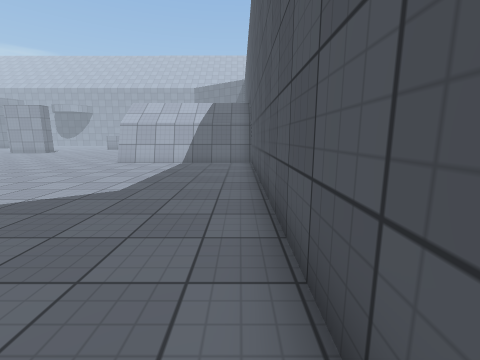
View 1 (above)

17 first-person views from a walk through a Unity game level. The camera is 1.3 m above the floor, tilts 10° down and sees 90° across. The floor is counted in squares, 1 m on a side. Each view is taken from the middle of a square. On the plan, view 1 faces up. The plan holds only what a view shows up to about 12 squares ahead; the rest is blank. The place goes on beyond the plan. The player is left out. Surface patterns are stand-ins for the level's own textures.

View 2
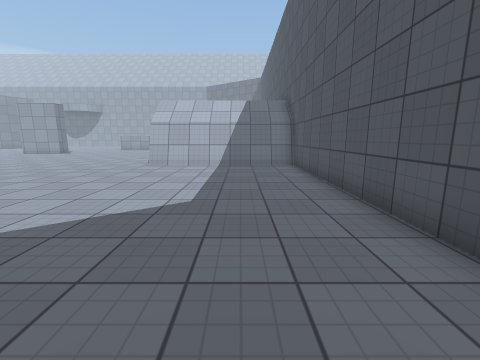

View 3
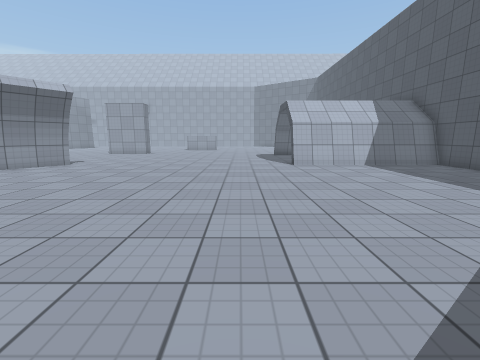

View 4
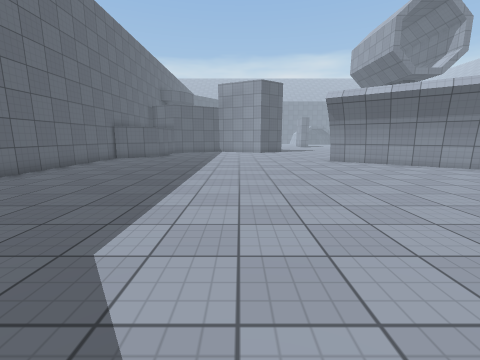

View 5
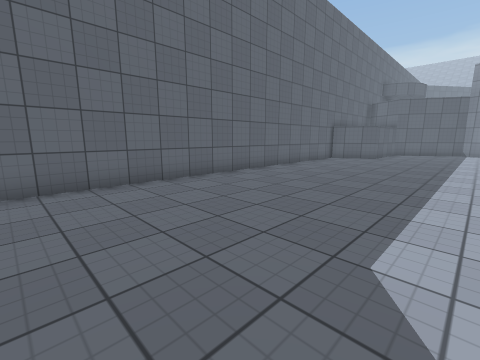

View 6
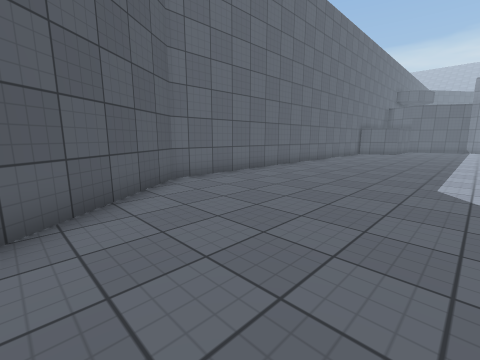

View 7
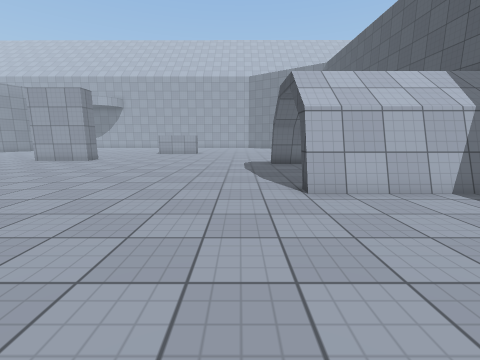

View 8
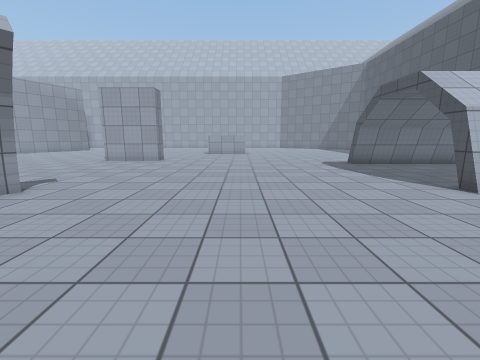

View 9
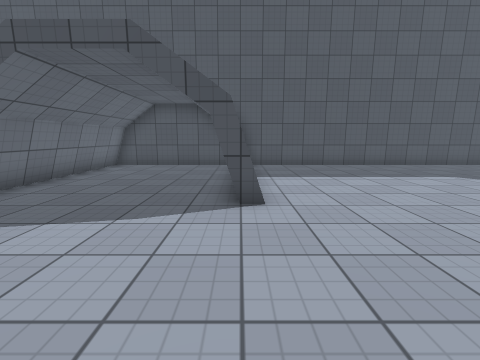

View 10
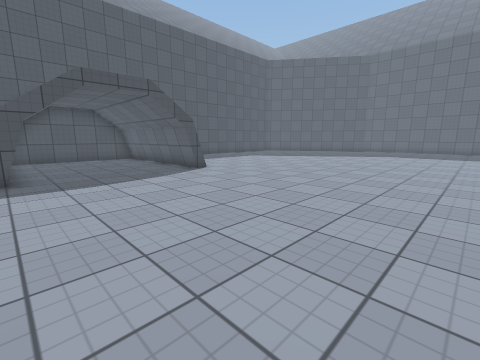

View 11
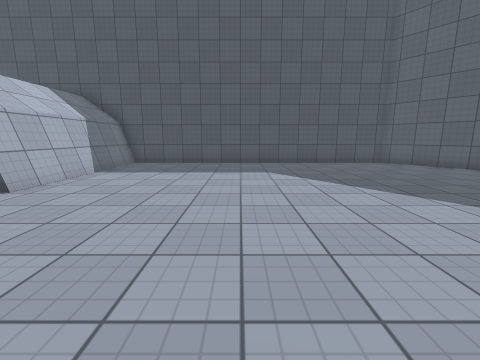

View 12
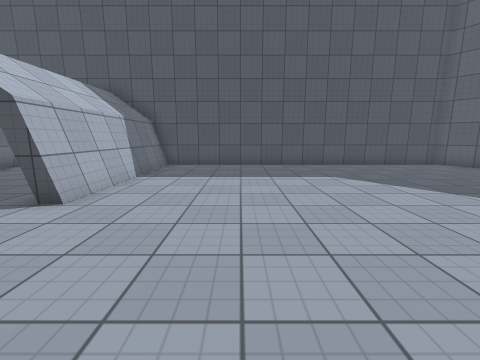

View 13
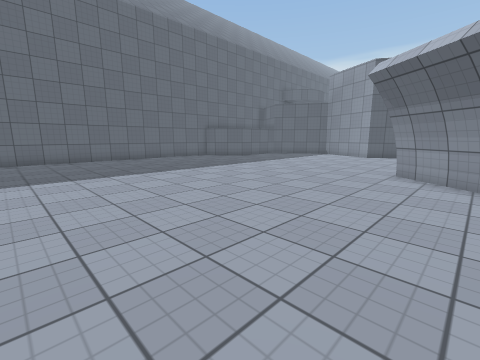

View 14
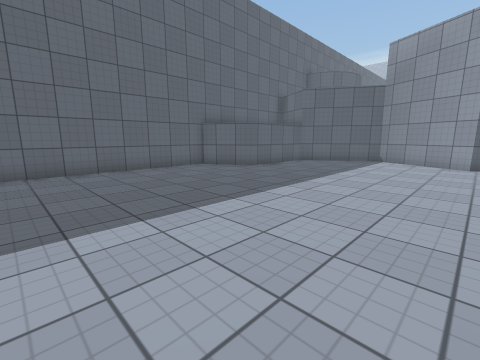

View 15
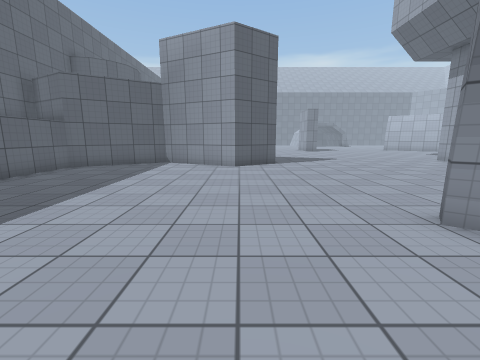

View 16
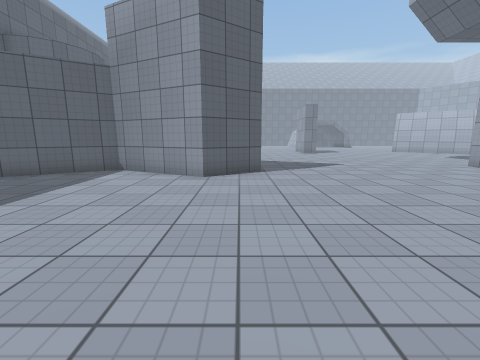

View 17
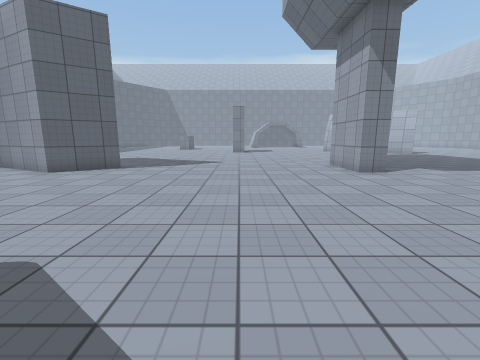

### Floor plan
Key: @ floor where view 1 was taken; # wall or solid block; . floor.
Columns run from 33 left of view 1 to 1 right of it. Each row starts with its distance up from view 1.
 19   ....     ................########
 18   .....    .......................#
 17    .....    ......................#
 16 .###.....    .....................#
 15 ...........   ....................#
 14 ............  ....................#
 13 .............  ............########
 12 .............  #..................#
 11 ..............##..................#
 10 .............##...................#
  9 ............ #....................#
  8 ............##....................#
  7 ............#.....................#
  6  .................................#
  5    #..............................#
  4    ##.............................#
  3    ##.............................#
  2    #..............................#
  1   ##..............................#
  0   #..............................@#
 -1   ##.............................##
 -2    #...........................###
 -3    ##.........................##
 -4     ######...................##
 -5          #.................###
 -6          ###################

Where each view was taken, in squares from view 1:
view 1: 0 up, 0 right, facing up
view 2: 1 up, 2 left, facing up
view 3: 1 up, 9 left, facing up
view 4: 2 up, 8 left, facing left
view 5: 1 up, 8 left, facing down-left
view 6: 1 up, 3 left, facing down-left
view 7: 7 up, 8 left, facing up
view 8: 7 up, 12 left, facing up
view 9: 13 up, 11 left, facing right
view 10: 19 up, 15 left, facing down-right
view 11: 7 up, 12 left, facing right
view 12: 9 up, 11 left, facing right
view 13: 9 up, 12 left, facing down-left
view 14: 4 up, 16 left, facing down-left
view 15: 4 up, 18 left, facing left
view 16: 5 up, 21 left, facing left
view 17: 11 up, 20 left, facing left
